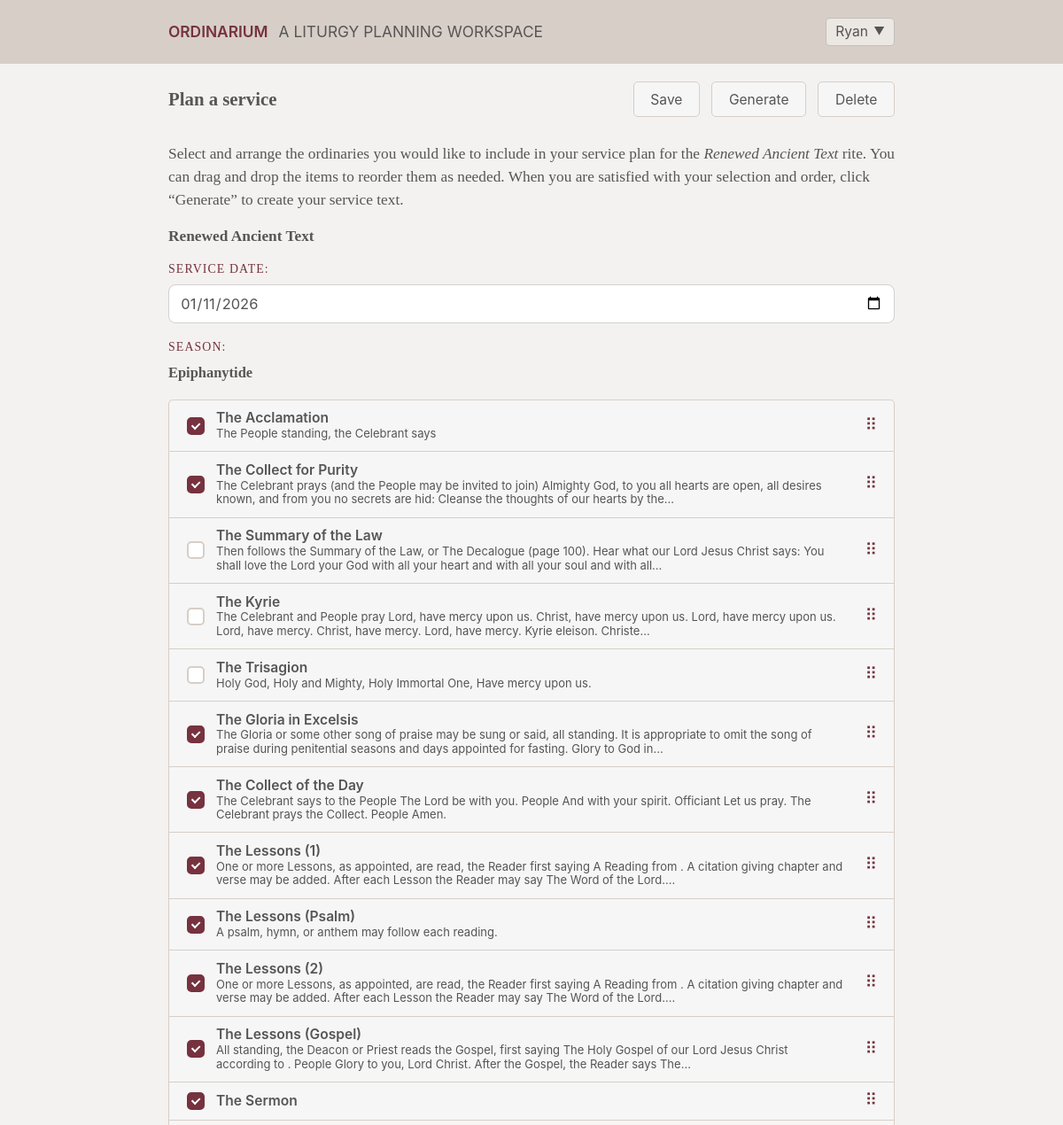
The app's page /service/2 (signed in, upper part), older data.
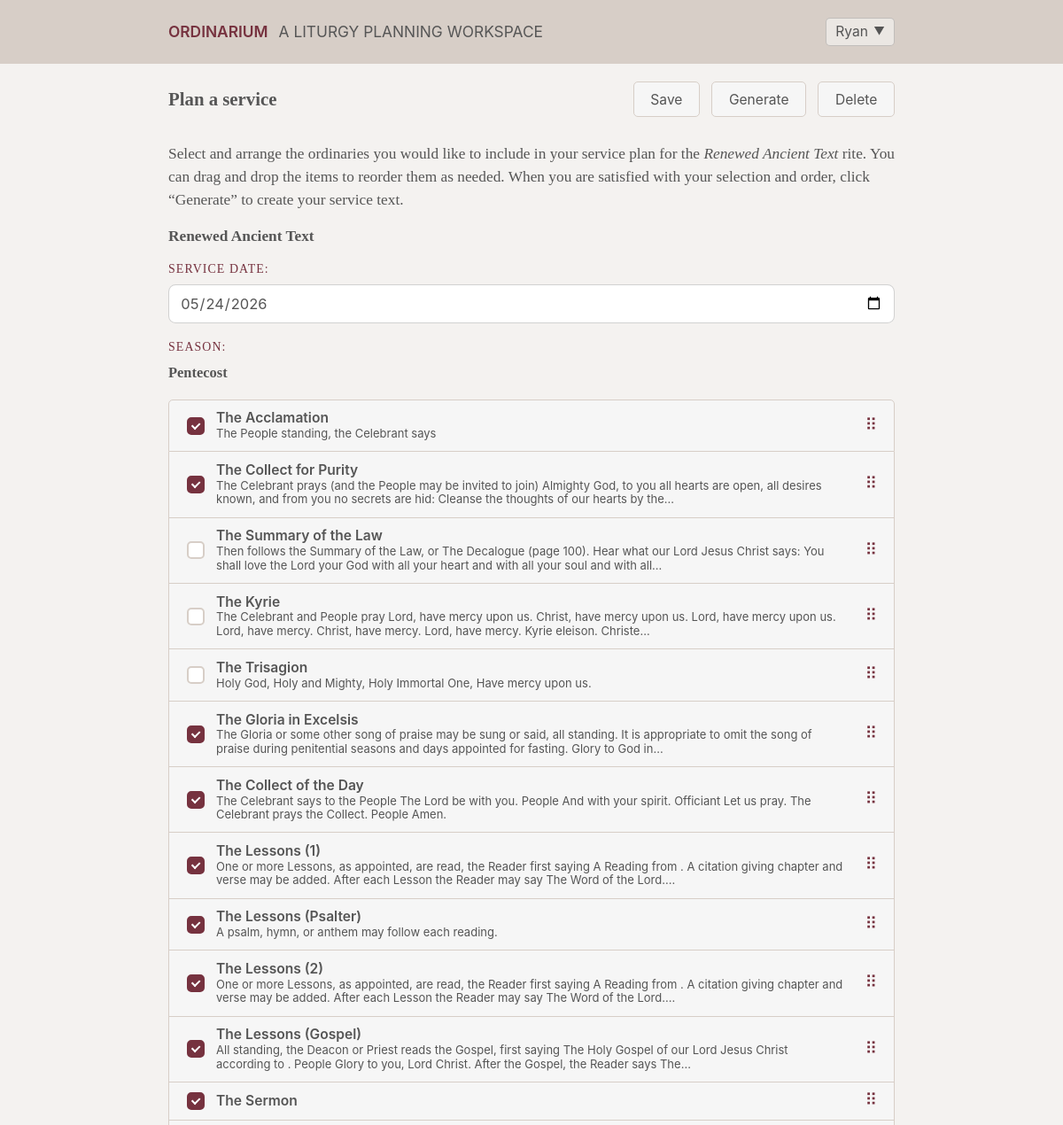
The same page, newer data.
### tables this page shows
CREATE TABLE "texts" ("id" INTEGER PRIMARY KEY, "data" JSON, type TEXT
generated always as (json_extract(data, '$.type')) virtual, filter_type TEXT
generated always as (json_extract(data, '$.filter.type')) virtual, filter_content TEXT
generated always as (json_extract(data, '$.filter.content')) virtual, text TEXT
generated always as (json_extract(data, '$.text')) virtual, title TEXT
generated always as (json_extract(data, '$.title')) virtual, default_order INTEGER
generated always as (json_extract(data, '$.default_order')) virtual, detailed_title text
generated always as (json_extract(data, '$.detailed_title')) virtual);

### ordinarium/routes.py (the view)
@bp.route("/service/<int:service_id>")
@login_required
def service(service_id, rite="Renewed Ancient Text"):
    db = get_db()
    existing_owner = db.execute(
        "select user_id from services where id=? limit 1", (service_id,)
    ).fetchone()
    if existing_owner and existing_owner["user_id"] != g.user["id"]:
        return (
            render_template("page.html", title="Error", content="Service not found."),
            404,
        )
    context = build_plan_context(service_id, rite)
    return render_template("service.html", **context)

### ordinarium/db.py (called while the page is built)
def get_db():
    if "db" not in g:
        g.db = sqlite3.connect(
            current_app.config["DATABASE"],
            detect_types=sqlite3.PARSE_DECLTYPES,
        )
        g.db.row_factory = sqlite3.Row
    return g.db

### ordinarium/liturgical_calendar.py (called while the page is built, shortened)
def resolve_observance_options(service_date):
    if not service_date:
        return []
    matches = _matching_holidays(service_date)
    if not matches:
        return []

def _matching_holidays(service_date):
    holidays = _load_holidays()
    if not holidays:
        return []

### ordinarium/routes.py (called while the page is built)
def get_user_by_id(user_id):
    if not user_id:
        return None
    db = get_db()
    user = db.execute(
        "select id, first_name, last_name, email, data from users where id=? limit 1",
        (user_id,),
    ).fetchone()
    return user

@bp.before_app_request
def load_logged_in_user():
    user_id = session.get("user_id")
    g.user = get_user_by_id(user_id) if user_id else None

@bp.app_context_processor
def inject_user():
    return {"user": g.user}

def login_required(view):
    @wraps(view)
    def wrapped(**kwargs):
        if g.user is None:
            return redirect(url_for("main.login", next=request.path))
        return view(**kwargs)
    return wrapped

### ordinarium/templates/service.html (shortened to what this page needs)
{% extends 'base.html' %}
{% block content %}
<div id="page">
	<div class="plan-header">
		<h2>Plan a service</h2>
		<div class="plan-header-actions">
			<button class="plan-submit" type="submit" form="plan-meta-form">Save</button>
			<button class="plan-submit" type="submit" form="plan-meta-form" name="action" value="generate">Generate</button>
			{% if can_delete %}
			<form action="{{ url_for('main.service_delete', service_id=service_id) }}" method="post" onsubmit="return confirm('Delete this service? This cannot be undone.')">
				<button class="plan-submit" type="submit">Delete</button>
			</form>
			{% endif %}
		</div>
	</div>
	<p>Select and arrange the ordinaries you would like to include in your service plan for the <em>{{ rite }}</em> rite. You can drag and drop the items to reorder them as needed. When you are satisfied with your selection and order, click “Generate” to create your service text.</p>
	<strong>{{ rite }}</strong>
	<form class="plan-actions" id="plan-meta-form" action="{{ url_for('main.persist_service') }}" method="post">
		<p><label class="plan-field">
			<span>Service date:</span>
			<input type="date" name="service_date" id="plan-service-date" value="{{ service.service_date or '' }}" required>
		</label></p>
		<div class="plan-inline-fields">
			<p id="plan-season-row"{% if not service.service_date %} style="display: none;"{% endif %}>
				<label class="plan-field">
					<span>Season:</span>
					<strong class="plan-field-value" id="plan-season-display">{{ service.season or 'Auto-detect' }}</strong>
				</label>
			</p>
		</div>
	</form>
	<ul class="plan-list">
	{% for ordinary in ordinaries %}
		<li class="plan-row" draggable="true">
			<div class="plan-row-main">
				<label class="plan-item">
					<input type="checkbox" name="ordinaries" value="{{ ordinary.id }}" data-default-order="{{ ordinary.default_order }}" {% if not ordinary.disabled %}checked{% endif %}>
					<span class="plan-title">{% if ordinary.detailed_title %}{{ ordinary.detailed_title }}{% else %}{{ ordinary.title }}{% endif %}</span>
					{% if ordinary.text %}<small>{{ ordinary.text | markdown_template | striptags | clean | truncate(200) }}</small>{% endif %}
				</label>
				<span class="plan-handle" aria-hidden="true">⠿</span>
			</div>
		</li>
	{% endfor %}
	</ul>
</div>
{% endblock %}

### ordinarium/templates/base.html (shortened to what this page needs)
<!doctype html>
<html lang="en">
	<head>
		<link rel="stylesheet" href="{{ url_for('static', filename='styles/style.css') }}">
	</head>
	<body>
		<div id="inner-body">
			{% include '_header.html' %}
			<main>
				{% block content %}{% endblock %}
			</main>
		</div>
	</body>
</html>

### ordinarium/templates/_header.html (shortened to what this page needs)
<header>
	<div class="inner">
		<h1><a href="{{ url_for('main.index') }}">Ordinarium</a></h1>
		<h2>A liturgy planning workspace</h2>
		{% if user %}
		<div class="user-menu">
			<button class="user-toggle" type="button">
				<span class="user-name">{{ user.first_name }}</span>
				<span class="user-caret">▼</span>
			</button>
		</div>
		{% else %}
		<a class="account-link" href="{{ url_for('main.login') }}">Account</a>
		{% endif %}
	</div>
</header>

### ordinarium/static/styles/style.css (style rules this page uses)
:root { --header-font-family: -apple-system, BlinkMacSystemFont, 'Helvetica Neue', Helvetica, Arial, sans-serif; --body-font-family: apple-system-ui-serif, ui-serif, Georgia, serif; --body-background-color: #f4f2f0; --body-color: #565656; --rubric-color: #76323f; --header-background-color: #d7cec7; --line-color: #d7cec7; --body-font-size: 13pt; }
html { margin: 0; padding: 0; }
body { background-color: var(--header-background-color); color: var(--body-color); font-size: var(--body-font-size); margin: 0; padding: 0; font-family: var(--body-font-family); }
div#inner-body { background-color: var(--body-background-color); margin: 0; padding: 0; min-height: 100vh; }
main { max-width: 820px; margin: 0 auto; padding: 80px 20px 20px 20px; }
input[type="text"], input[type="date"], select { background: #f6f6f6; border: 1px solid var(--line-color); border-radius: 5px; color: #555 !important; font-family: var(--header-font-family); font-size: 0.9em; padding: 0.3em; }
button, input[type="submit"], .button, .button:visited { background: #f6f6f6; border: 1px solid var(--line-color); border-radius: 5px; color: #555 !important; cursor: pointer; font-family: var(--header-font-family); font-size: 0.9em; padding: 0.6em 1.2em; }

Row changes from the older to the newer data that the page shows:
changed texts (number 9 of 12 on the later page): detailed_title "The Lessons (Psalm)" → "The Lessons (Psalter)"
Text that changed along with them:
form field service_date: "01/11/2026" → "05/24/2026"
{{ service.season or 'Auto-detect' }}: "Epiphanytide" → "Pentecost"
